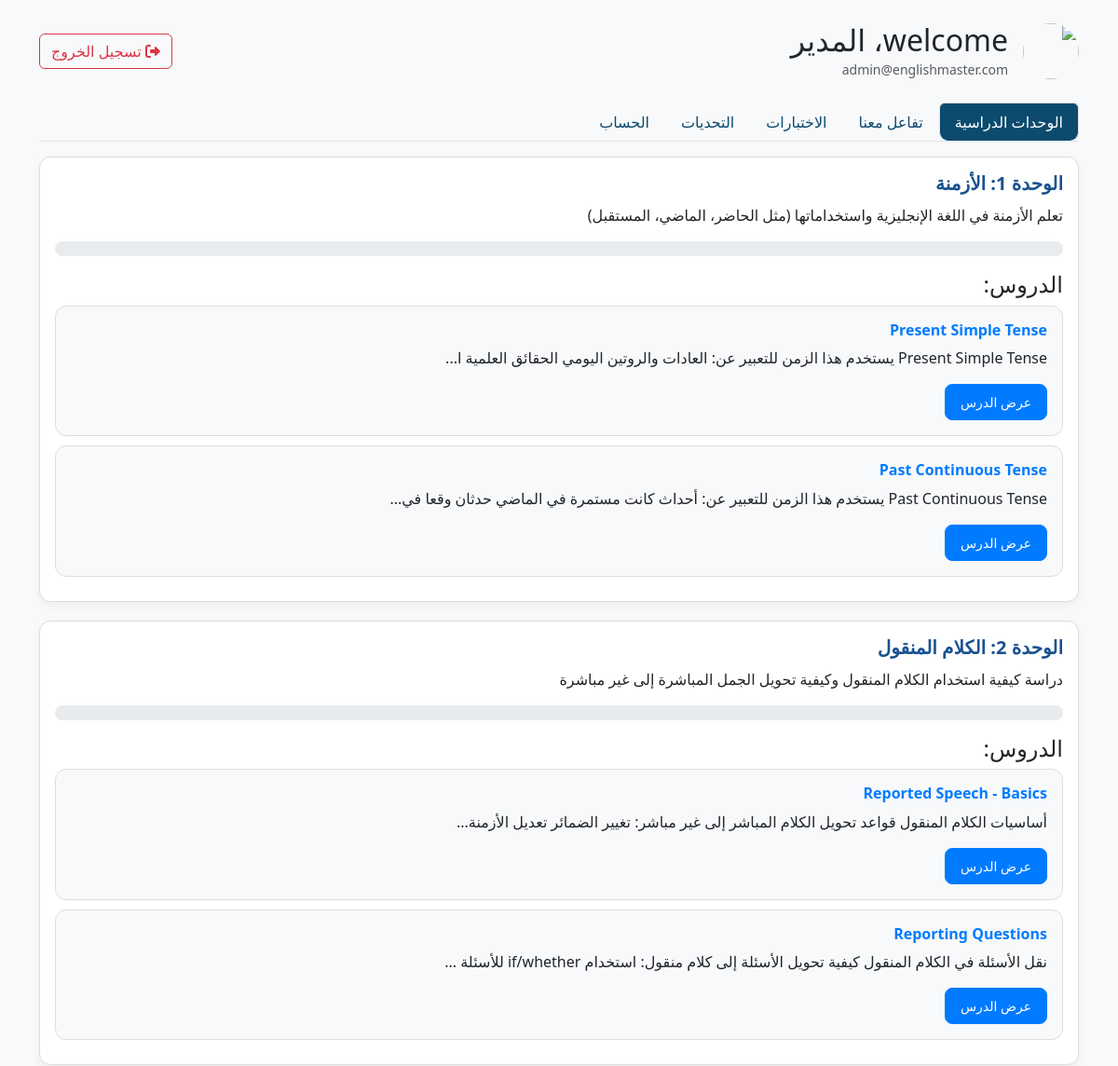
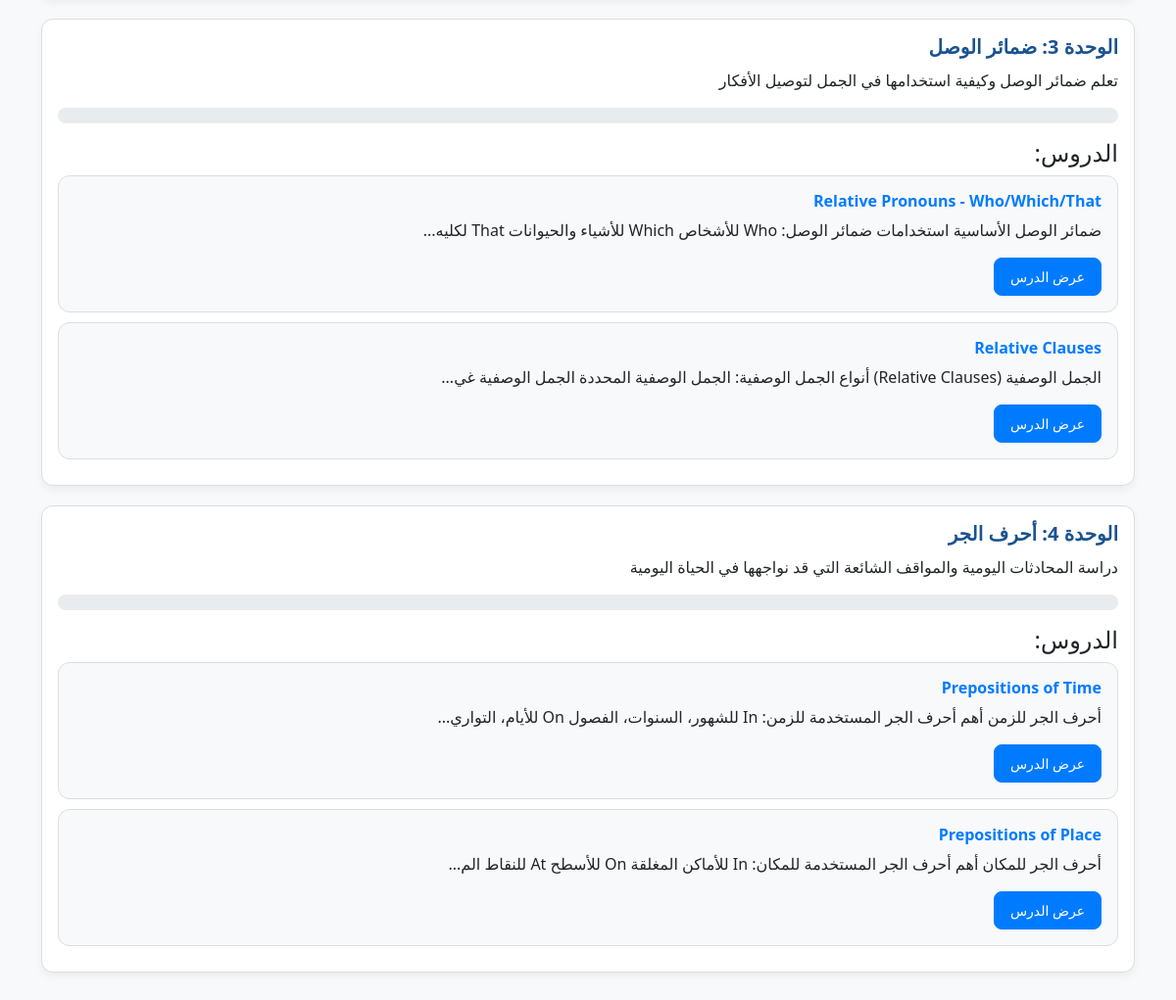
The app's page /student_dashboard.php (signed in) with its own data (2 pictures, top to bottom).
### tables this page shows
CREATE TABLE `users` (
  `id` int NOT NULL,
  `name` varchar(100) NOT NULL,
  `email` varchar(100) NOT NULL,
  `password` varchar(255) NOT NULL,
  `role` enum('student','teacher','admin') NOT NULL DEFAULT 'student',
  `status` enum('pending','approved','rejected') DEFAULT 'pending',
  `profile_image` varchar(255) DEFAULT NULL,
  `created_at` timestamp NOT NULL DEFAULT CURRENT_TIMESTAMP,
  `level` enum('none','beginner','intermediate','advanced') DEFAULT 'none'
);

CREATE TABLE `lessons` (
  `id` int NOT NULL,
  `title` varchar(255) NOT NULL,
  `level` varchar(20) DEFAULT NULL,
  `content` text NOT NULL,
  `teacher_id` int NOT NULL,
  `created_at` timestamp NOT NULL DEFAULT CURRENT_TIMESTAMP,
  `unit_id` int DEFAULT NULL
);

### student_dashboard.php (the view, shortened to what this page needs)
<?php
$student_id = $_SESSION['user_id'] ?? null;
$conn = new mysqli("localhost", "root", "", "learning_platform");
$user_stmt = $conn->prepare("SELECT name, email FROM users WHERE id = ?");
$user_stmt->bind_param("i", $student_id);
$user_stmt->execute();
$user_stmt->bind_result($name, $email);
$units_query = $conn->query("
    SELECT u.id AS unit_id, u.title AS unit_title, u.description, u.order_num,
           l.id AS lesson_id, l.title AS lesson_title, l.content AS lesson_content
    FROM units u
    LEFT JOIN lessons l ON u.id = l.unit_id
    ORDER BY u.order_num ASC, l.created_at ASC
");
$units = [];
if ($units_query && $units_query->num_rows > 0) {
    while ($row = $units_query->fetch_assoc()) {
        $unit_id = $row['unit_id'];
        if (!isset($units[$unit_id])) {
            $units[$unit_id] = [
                'unit_id' => $unit_id,
                'unit_title' => $row['unit_title'],
                'unit_description' => $row['description'],
                'unit_order' => $row['order_num'],
                'lessons' => [],
            ];
        }
        if (!empty($row['lesson_id'])) {
            $units[$unit_id]['lessons'][] = [
                'lesson_id' => $row['lesson_id'],
                'lesson_title' => $row['lesson_title'],
                'lesson_content' => $row['lesson_content'],
            ];
        }
    }
}
?>
<!DOCTYPE html>
<html lang="ar" dir="rtl">
<head>
    <link href="https://cdn.jsdelivr.net/npm/bootstrap@5.3.0/dist/css/bootstrap.rtl.min.css" rel="stylesheet">
    <link rel="stylesheet" href="https://cdnjs.cloudflare.com/ajax/libs/font-awesome/6.0.0/css/all.min.css">
</head>
<body class="bg-light">
<div class="container py-4">
    <div class="d-flex justify-content-between align-items-center mb-4">
        <div class="d-flex align-items-center">
            <?php
            $profile_pic = "uploads/profiles/" . $student_id . ".jpg";
            $default_pic = "assets/images/default-avatar.jpg";
            ?>
            <div class="me-3">
                <?php if(file_exists($profile_pic)): ?>
                    <img src="<?= $profile_pic ?>?<?= time() ?>"
                         class="rounded-circle"
                         width="60"
                         height="60"
                         style="object-fit: cover;"
                         onerror="this.src='<?= $default_pic ?>'">
                <?php else: ?>
                    <img src="<?= $default_pic ?>"
                         class="rounded-circle"
                         width="60"
                         height="60"
                         style="object-fit: cover;">
                <?php endif; ?>
            </div>
            <div>
                <h2 class="mb-0"> welcome، <?= htmlspecialchars($name) ?></h2>
                <small class="text-muted"><?= htmlspecialchars($email) ?></small>
            </div>
        </div>
        <a href="logout.php" class="btn btn-outline-danger">
            <i class="fas fa-sign-out-alt"></i> تسجيل الخروج
        </a>
    </div>
    <ul class="nav nav-tabs mb-3" id="studentTabs" role="tablist">
        <li class="nav-item" role="presentation">
            <button class="nav-link active" id="units-tab" data-bs-toggle="tab" data-bs-target="#units"
                    type="button" role="tab" aria-controls="units" aria-selected="true">
                الوحدات الدراسية
            </button>
        </li>
        <li class="nav-item" role="presentation">
            <button class="nav-link" id="interactive-tab" data-bs-toggle="tab" data-bs-target="#interactive"
                    type="button" role="tab" aria-controls="interactive" aria-selected="false">
                تفاعل معنا
            </button>
        </li>
        <li class="nav-item" role="presentation">
            <button class="nav-link" id="quizzes-tab" data-bs-toggle="tab" data-bs-target="#quizzes"
                    type="button" role="tab" aria-controls="quizzes" aria-selected="false">
                الاختبارات
            </button>
        </li>
        <li class="nav-item" role="presentation">
            <button class="nav-link" id="challenges-tab" data-bs-toggle="tab" data-bs-target="#challenges"
                    type="button" role="tab" aria-controls="challenges" aria-selected="false">
                التحديات
            </button>
        </li>
        <li class="nav-item" role="presentation">
            <button class="nav-link" id="account-tab" data-bs-toggle="tab" data-bs-target="#account"
                    type="button" role="tab" aria-controls="account" aria-selected="false">
                الحساب
            </button>
        </li>
    </ul>
    <div class="tab-content" id="studentTabContent">
        <div class="tab-pane fade show active" id="units" role="tabpanel" aria-labelledby="units-tab">
            <?php foreach ($units as $unit): ?>
                <div class="unit-card">
                    <h3 class="unit-title"><?= htmlspecialchars($unit['unit_title']) ?></h3>
                    <p class="unit-description"><?= htmlspecialchars($unit['unit_description']) ?></p>
                    <div class="progress">
                    </div>
                    <?php if (count($unit['lessons']) > 0): ?>
                        <h4 class="mt-3">الدروس:</h4>
                        <?php foreach ($unit['lessons'] as $lesson): ?>
                            <div class="lesson-card">
                                <h5 class="lesson-title"><?= htmlspecialchars($lesson['lesson_title']) ?></h5>
                                <p><?= mb_strimwidth(strip_tags($lesson['lesson_content']), 0, 100, '...') ?></p>
                                <a href="view_lesson.php?id=<?= $lesson['lesson_id'] ?>" class="btn btn-primary btn-sm">عرض الدرس</a>
                            </div>
                        <?php endforeach; ?>
                    <?php else: ?>
                        <div class="alert alert-info">
                            لا يوجد دروس متاحة لهذه الوحدة حالياً.
                        </div>
                    <?php endif; ?>
                </div>
            <?php endforeach; ?>
        </div>
    </div>
</div>
</body>
</html>

### student_dashboard.php (style rules this page uses)
.unit-card { border: 1px solid #ddd; border-radius: 12px; padding: 16px; margin-bottom: 20px; transition: 0.3s; background-color: #fff; box-shadow: 0 4px 8px rgba(0, 0, 0, 0.05); }
.lesson-card { border: 1px solid #ddd; border-radius: 12px; padding: 16px; margin-bottom: 10px; transition: 0.3s; background-color: #f8f9fa; }
.unit-title { font-size: 20px; font-weight: bold; margin-bottom: 10px; color: #1a5290; }
.lesson-title { font-size: 16px; font-weight: 600; margin-bottom: 8px; color: #007bff; }
.nav-link { border-radius: 10px; color: #0c4a6e; }
.nav-link.active { background-color: #0c4a6e !important; color: white !important; }
.btn-primary { background-color: #007bff; border-color: #007bff; border-radius: 8px; padding: 8px 16px; font-size: 14px; }
.progress { background-color: #e9ecef; border-radius: 10px; overflow: hidden; }

### records on screen
users: name "المدير", email "admin@englishmaster.com"
lessons: title "Present Simple Tense", content "Present Simple Tense يستخدم هذا الزمن للتعبير عن: العادات والروتين اليومي الحقائق العلمية ا..."
lessons: title "Past Continuous Tense", content "Past Continuous Tense يستخدم هذا الزمن للتعبير عن: أحداث كانت مستمرة في الماضي حدثان وقعا في..."
lessons: title "Reported Speech - Basics", content "أساسيات الكلام المنقول قواعد تحويل الكلام المباشر إلى غير مباشر: تغيير الضمائر تعديل الأزمنة..."
lessons: title "Reporting Questions", content "نقل الأسئلة في الكلام المنقول كيفية تحويل الأسئلة إلى كلام منقول: استخدام if/whether للأسئلة ..."
lessons: title "Relative Pronouns - Who/Which/That", content "ضمائر الوصل الأساسية استخدامات ضمائر الوصل: Who للأشخاص Which للأشياء والحيوانات That لكليه..."
lessons: title "Relative Clauses", content "الجمل الوصفية (Relative Clauses) أنواع الجمل الوصفية: الجمل الوصفية المحددة الجمل الوصفية غي..."
lessons: title "Prepositions of Time", content "أحرف الجر للزمن أهم أحرف الجر المستخدمة للزمن: In للشهور، السنوات، الفصول On للأيام، التواري..."
lessons: title "Prepositions of Place", content "أحرف الجر للمكان أهم أحرف الجر المستخدمة للمكان: In للأماكن المغلقة On للأسطح At للنقاط الم..."

### other values on screen
$unit['unit_title'] "الوحدة 1: الأزمنة"
$unit['unit_description'] "تعلم الأزمنة في اللغة الإنجليزية واستخداماتها (مثل الحاضر، الماضي، المستقبل)"
$unit['unit_title'] "الوحدة 2: الكلام المنقول"
$unit['unit_description'] "دراسة كيفية استخدام الكلام المنقول وكيفية تحويل الجمل المباشرة إلى غير مباشرة"
$unit['unit_title'] "الوحدة 3: ضمائر الوصل"
$unit['unit_description'] "تعلم ضمائر الوصل وكيفية استخدامها في الجمل لتوصيل الأفكار"
$unit['unit_title'] "الوحدة 4: أحرف الجر"
$unit['unit_description'] "دراسة المحادثات اليومية والمواقف الشائعة التي قد نواجهها في الحياة اليومية"
